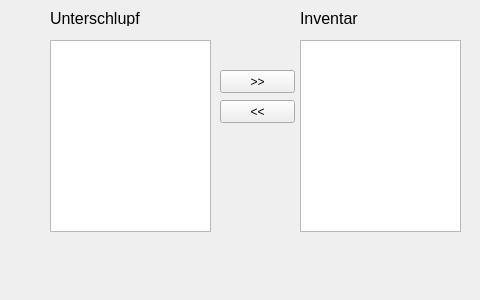
<?xml version="1.0" encoding="UTF-8"?>
<ui version="4.0">
 <class>Inventory</class>
 <widget class="QWidget" name="Inventory">
  <property name="geometry">
   <rect>
    <x>0</x>
    <y>0</y>
    <width>480</width>
    <height>300</height>
   </rect>
  </property>
  <property name="contextMenuPolicy">
   <enum>Qt::NoContextMenu</enum>
  </property>
  <property name="windowTitle">
   <string>Form</string>
  </property>
  <widget class="QPushButton" name="pushButton">
   <property name="geometry">
    <rect>
     <x>220</x>
     <y>70</y>
     <width>75</width>
     <height>23</height>
    </rect>
   </property>
   <property name="text">
    <string>&gt;&gt;</string>
   </property>
  </widget>
  <widget class="QListWidget" name="home">
   <property name="geometry">
    <rect>
     <x>50</x>
     <y>40</y>
     <width>161</width>
     <height>192</height>
    </rect>
   </property>
  </widget>
  <widget class="QListWidget" name="inventory">
   <property name="geometry">
    <rect>
     <x>300</x>
     <y>40</y>
     <width>161</width>
     <height>192</height>
    </rect>
   </property>
  </widget>
  <widget class="QPushButton" name="pushButton_2">
   <property name="geometry">
    <rect>
     <x>220</x>
     <y>100</y>
     <width>75</width>
     <height>23</height>
    </rect>
   </property>
   <property name="text">
    <string>&lt;&lt;</string>
   </property>
  </widget>
  <widget class="QLabel" name="label">
   <property name="geometry">
    <rect>
     <x>50</x>
     <y>10</y>
     <width>91</width>
     <height>16</height>
    </rect>
   </property>
   <property name="font">
    <font>
     <pointsize>12</pointsize>
    </font>
   </property>
   <property name="text">
    <string>Unterschlupf</string>
   </property>
  </widget>
  <widget class="QLabel" name="label_2">
   <property name="geometry">
    <rect>
     <x>300</x>
     <y>10</y>
     <width>91</width>
     <height>16</height>
    </rect>
   </property>
   <property name="font">
    <font>
     <pointsize>12</pointsize>
    </font>
   </property>
   <property name="text">
    <string>Inventar</string>
   </property>
  </widget>
  <widget class="QLabel" name="itemInfo">
   <property name="geometry">
    <rect>
     <x>20</x>
     <y>240</y>
     <width>451</width>
     <height>16</height>
    </rect>
   </property>
   <property name="text">
    <string/>
   </property>
  </widget>
 </widget>
 <resources/>
 <connections/>
</ui>
